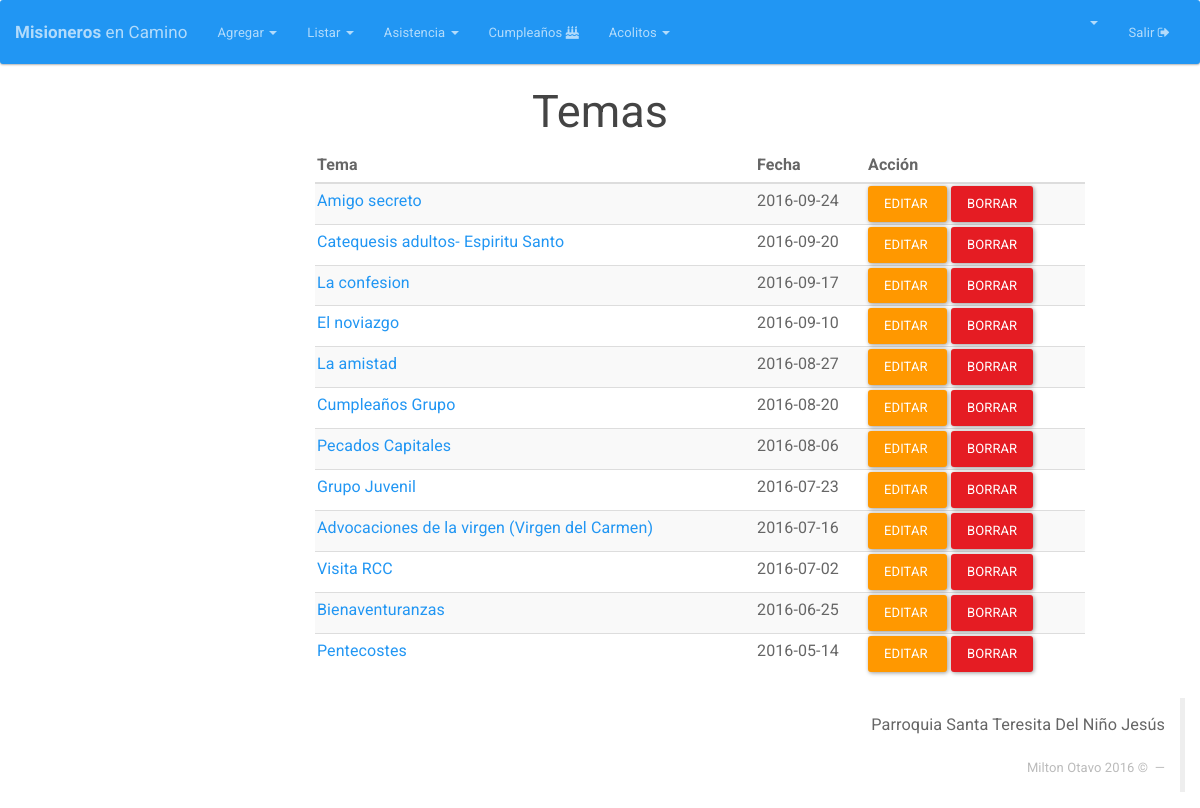
/Temas (signed in), run on an earlier commit of the app's database.
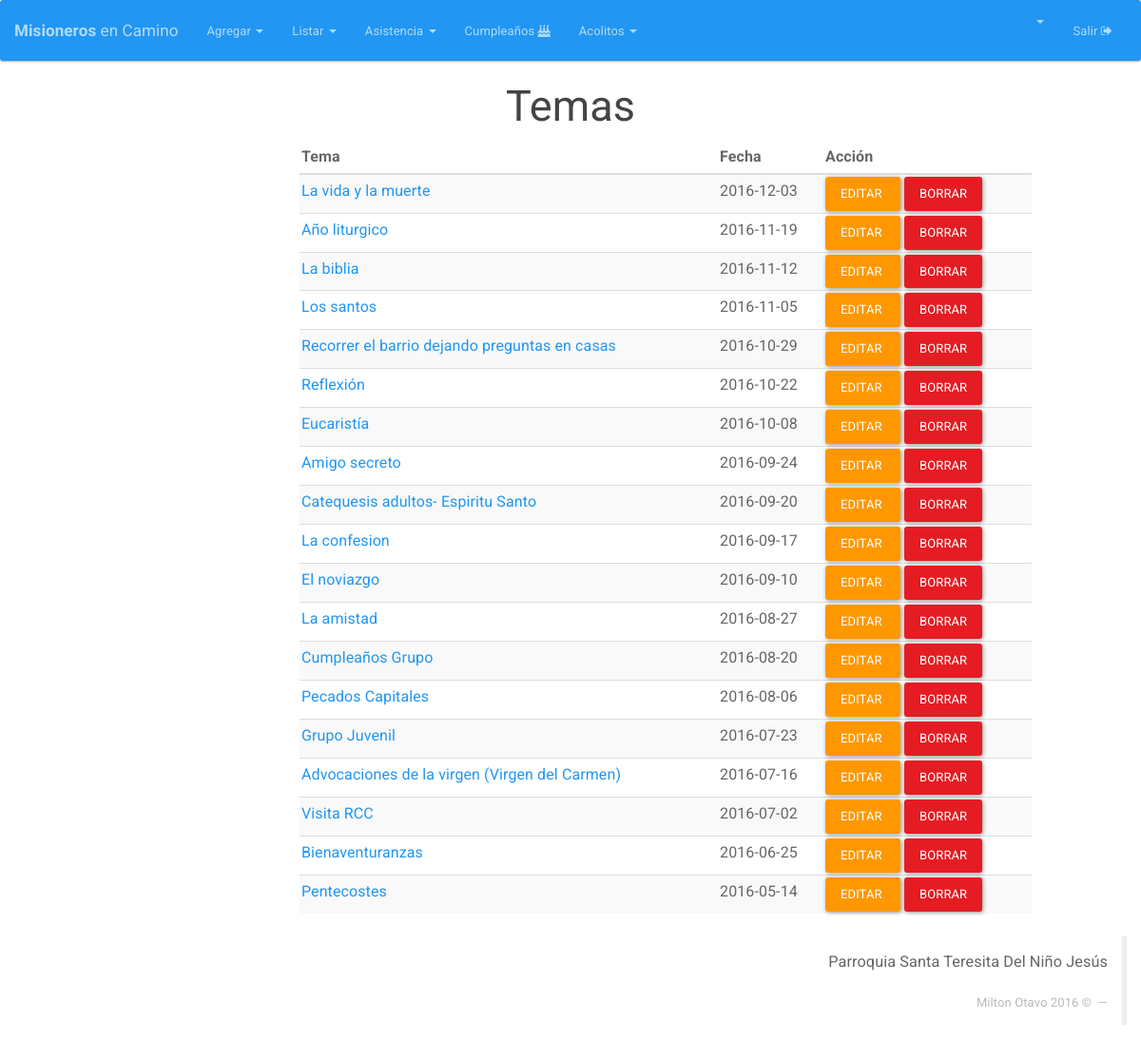
And on a later commit of the database.
### tables this page shows
CREATE TABLE IF NOT EXISTS `tema` (
  `ID_TEMA` int(11) NOT NULL AUTO_INCREMENT,
  `TEMA` varchar(50) NOT NULL,
  `DESCRIPCION` text NOT NULL,
  `FECHA` date DEFAULT NULL,
  `USUARIOLOG` bigint(11) NOT NULL,
  `FECHALOG` timestamp NOT NULL DEFAULT CURRENT_TIMESTAMP ON UPDATE CURRENT_TIMESTAMP,
  PRIMARY KEY (`ID_TEMA`),
  KEY `USUARIOLOG` (`USUARIOLOG`)
);

### Core/Config/Request.php (called while the page is built)
<?php namespace Core\Config;
class Request{
	private $controlador;
	private $metodo;
	private $argumento;
	public function __construct(){
		if(isset($_GET['url'])){
			$ruta = filter_input(INPUT_GET, 'url', FILTER_SANITIZE_URL);
			$ruta = explode("/", $ruta);
			$ruta = array_filter($ruta);
			if($ruta[0] == "index.php"){
				$this->controlador = "Login";
			}else{
				$this->controlador = strtolower(array_shift($ruta));
			}
			$this->metodo = strtolower(array_shift($ruta));
			if(!$this->metodo){
				$this->metodo = "index";
			}
			$this->argumento = $ruta;
		}else{
			$this->controlador = "Login";
			$this->metodo = "index";
		}
	}
	public function getControlador(){
		return $this->controlador;
	}
	public function getMetodo(){
		return $this->metodo;
	}
	public function getArgumento(){
		return $this->argumento;
	}
}
?>

### index.php (called while the page is built, shortened)
<?php
if (isset($_SESSION['app_id'])) {
	require_once "Core/Models/Conexion.php";
}
Core\Config\Enrutador::run(new Core\Config\Request());
?>

### Core/Models/Conexion.php (called while the page is built, shortened)
<?php namespace Core\Models;
class Conexion{
	private $datos= array (
		"host"=>DB_HOST,
		"user"=>DB_USER,
		"pass"=>DB_PASS,
		"db"=>DB_NAME
		);
	private $db;
	public function __construct()
	{
		$this->db = new \mysqli(
			$this->datos['host'],
			$this->datos['user'],
			$this->datos['pass'],
			$this->datos['db']
			);
		$this->db-> set_charset("utf8");
	}
	public function consultaRetorno($sql){
		$datos = $this->db->query($sql);
		return $datos;
	}
}
?>

### Core/Controllers/TemasController.php (called while the page is built, shortened)
<?php namespace Core\Controllers;
class TemasController{
	private $Tema;
	public function __construct(){
		$this->Tema = new Tema();
	}
	public function index(){
		if (!empty($_SESSION['app_id'])) {
			$datos=$this->Tema->listar();
			return $datos;
		}  else {
			header("Location:" . URL . "Integrantes");
		}
	}
}
?>

### Core/Models/Tema.php (called while the page is built, shortened)
<?php namespace Core\Models;
	class Tema {
		private $db;
		public function __construct(){
			$this->db = new Conexion();
		}
		public function listar(){
			$sql="SELECT * from tema order by FECHA desc";
			$datos=$this->db->consultaRetorno($sql);
			return $datos;
		}
	}
 ?>

### HTML/Temas/index.php (the view)
<html>
<head>
  <?php include(HTML_DIR.'/overall/header.php') ?>
</head>
<body>
  <?php include(HTML_DIR.'/overall/nav.php') ?>
  <div id="container">
    <h2 align="center">Temas</h2>
    <div class="">
      <div class="col-md-3"></div>
      <div class="col-md-8">
        <table class="table table-striped table-hover dataTable" id="">
          <thead>
            <tr>
              <th>Tema</th>
              <th>Fecha</th>
              <th>Acción</th>
            </tr>
          </thead>
          <tbody>
            <?php while($row = mysqli_fetch_array($datos)){ ?>
              <tr>
                <td><a style="text-decoration: none;" href="<?php echo URL; ?>Temas/ver/<?php echo $row['ID_TEMA']; ?>"> <?php  echo $row['TEMA']  ?> </a></td>
                <td><?php  echo $row['FECHA']; ?></td>
                <td><a  class="btn btn-warning" href="<?php echo URL; ?>Temas/editar/<?php echo $row['ID_TEMA']; ?>">Editar&nbsp;</a>
                  <a  class="btn btn-danger" onclick="DeleteItem('¿Está seguro de eliminar este familiar?','<?php echo URL; ?>Temas/eliminar/<?php echo $row['ID_TEMA']; ?>')" >Borrar</a>
                </td>
              </tr>
              <?php
            }
            ?>
          </tbody>
        </table>
      </div>
      <div class="col-md-2"></div>
    </div>
  </div>
  <?php include(HTML_DIR.'/overall/footer.php') ?>
</body>
</html>

### Core/Config/Enrutador.php (shortened to what this page needs)
<?php namespace Core\Config;
class Enrutador
{
	public static function run(Request $request){
		$controlador = ucwords($request->getControlador()) . "Controller";
		$ruta = ROOT . "Core". DS . "Controllers" . DS . $controlador .".php";
		$metodo = $request->getMetodo();
		$argumento = $request->getArgumento();
		if(is_readable($ruta)){
			$controlador = new $mostrar;
			if(!isset($argumento) and method_exists($controlador,$metodo) ){
				$datos = call_user_func(array($controlador, $metodo));
			}elseif(method_exists($controlador,$metodo)){
				$datos = call_user_func_array(array($controlador, $metodo), $argumento);
			}
		}
		$ruta = ROOT . "HTML" . DS . ucwords($request->getControlador()) . DS . $request->getMetodo() . ".php";
		if(is_readable($ruta)){
			if (!empty($_SESSION['app_id'])) {
				require_once $ruta;
			} else {
				header("Location:" . URL);
			}
		}else{
			if ($request->getMetodo()!='listarasistencia') {
			}
		}
	}
}
?>

### HTML/overall/header.php (shortened to what this page needs)
<link rel="stylesheet" type="text/css" href="<?php echo URL; ?>Views/bootstrap/css/bootstrap.min.css">
<link rel="stylesheet" href="<?php echo URL; ?>Views/fontawesome/css/font-awesome.min.css">
<link rel="stylesheet" type="text/css" href="<?php echo URL; ?>Views/css/general.css">

### HTML/overall/nav.php (shortened to what this page needs)
<nav class="navbar navbar-inverse">
  <div class="container-fluid">
    <div class="navbar-header">
      <a class="navbar-brand" style="font-size: 17px" href="<?php echo URL; ?>Integrantes"><b>Misioneros</b> en Camino</a>
    </div>
    <div class="collapse navbar-collapse" id="bs-example-navbar-collapse-2">
      <ul class="nav navbar-nav">
        <li class="dropdown">
          <a href="#" class="dropdown-toggle" data-toggle="dropdown" role="button" aria-expanded="false"> Agregar <span class="caret"></span></a>
        </li>
      </ul>
      <ul class="nav navbar-nav">
        <li class="dropdown">
          <a href="#" class="dropdown-toggle" data-toggle="dropdown" role="button" aria-expanded="false"> Listar <span class="caret"></span></a>
        </li>
      </ul>
      <ul class="nav navbar-nav">
        <li class="dropdown">
          <a href="#" class="dropdown-toggle" data-toggle="dropdown" role="button" aria-expanded="false"> Asistencia <span class="caret"></span></a>
        </li>
      </ul>
      <ul class="nav navbar-nav">
       <li><a href="<?php echo URL; ?>birthday"> Cumpleaños  <i class="fa fa-birthday-cake" aria-hidden="true"></i></a></li>
     </ul>
     <ul class="nav navbar-nav">
      <li class="dropdown">
      <a href="#" class="dropdown-toggle" data-toggle="dropdown" role="button" aria-expanded="false"> Acolitos <span class="caret"></span></a>
      </li>
    </ul>
    <ul class="nav navbar-nav navbar-right">
      <li class="dropdown">
        <a href="#" class="dropdown-toggle" data-toggle="dropdown" role="button" aria-expanded="false"> <b><?php echo ucwords(strtolower($_SESSION['nombre'])); ?> </b>  <span class="caret"></span></a>
      </li>
      <li><a href="<?php echo URL; ?>Logout">  Salir  <i class="fa fa-sign-out" aria-hidden="true"></i></a></li>
    </ul>
  </div>
</div>
</nav>

### HTML/overall/footer.php (shortened to what this page needs)
<div class="col-md-12">
  <blockquote  class="blockquote-reverse">
    <p>Parroquia Santa Teresita Del Niño Jesús</p>
    <footer>Milton Otavo <?php echo date("Y"); ?>  &copy; </footer>
  </blockquote>
</div>

What changed in the data, as far as the page shows it:
added tema: TEMA "La vida y la muerte", FECHA "2016-12-03"
added tema: TEMA "Año liturgico", FECHA "2016-11-19"
added tema: TEMA "La biblia", FECHA "2016-11-12"
added tema: TEMA "Los santos", FECHA "2016-11-05"
added tema: TEMA "Recorrer el barrio dejando preguntas en casas", FECHA "2016-10-29"
added tema: TEMA "Reflexión", FECHA "2016-10-22"
added tema: TEMA "Eucaristía", FECHA "2016-10-08"
